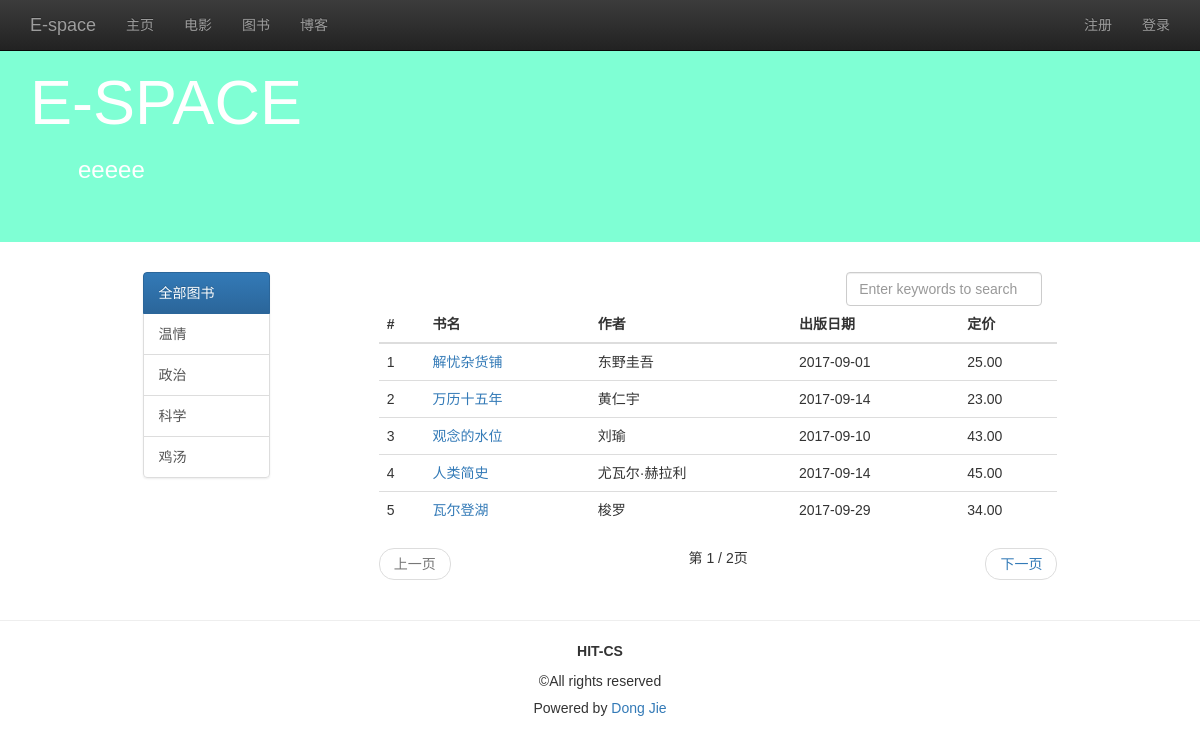
The page /books/ on the database its author committed.
### blog/models.py (models this page shows, shortened)
class Book(models.Model):
    name = models.CharField(max_length=128)
    price = models.FloatField()
    author = models.CharField(max_length=128)
    publish_date = models.DateField()
    category = models.CharField(max_length=128)
    class META:
        ordering = ['name']

### blog/views.py (the view)
# urls.py: url(r'^books/$', view_book_list, name='view_book_list'),
def view_book_list(request):
    user = request.user if request.user.is_authenticated() else None
    category_list = Book.objects.values_list('category', flat=True).distinct()
    query_category = request.GET.get('category', 'all')
    if (not query_category) or Book.objects.filter(category=query_category).count() is 0:
        query_category = 'all'
        book_list = Book.objects.all()
    else:
        book_list = Book.objects.filter(category=query_category)
    if request.method == 'POST':
        keyword = request.POST.get('keyword', '')
        book_list = Book.objects.filter(name__contains=keyword)
        query_category = 'all'
    paginator = Paginator(book_list, 5)
    page = request.GET.get('page')
    try:
        book_list = paginator.page(page)
    except PageNotAnInteger:
        book_list = paginator.page(1)
    except EmptyPage:
        book_list = paginator.page(paginator.num_pages)
    content = {
        'user': user,
        'active_menu': 'view_book',
        'category_list': category_list,
        'query_category': query_category,
        'book_list': book_list,
    }
    return render(request, 'view_book_list.html', content)

### template/view_book_list.html (shortened to what this page needs)
{% extends "blog_list.html" %}
{% load staticfiles %}
{% block content %}
    <div class="container">
        <div class="row">
            <div class="col-md-10 col-md-offset-1">
                <div class="col-md-2">
                    <div class="list-group">
                        <a href="{% url 'view_book_list' %}" class="list-group-item" id="id_category_all">
                            全部图书
                        </a>
                        {% for category in category_list %}
                            <a href="{% url 'view_book_list' %}?category={{ category }}" class="list-group-item"
                               id="id_category_{{ category }}">
                                {{ category }}
                            </a>
                        {% endfor %}
                    </div>
                </div>
                <div class="col-md-9 col-md-offset-1">
                    <div class="col-md-4 col-md-offset-8">
                        <form role="form" method="post" name="search_form">
                            <input type="search" class="form-control" name="keyword"
                                   placeholder="Enter keywords to search" id="id_search_input" onkeyup="key_up()"
                                   autofocus>
                        </form>
                    </div>
                    <table class="table table-hover">
                        <thead>
                        <tr>
                            <th>#</th>
                            <th>书名</th>
                            <th>作者</th>
                            <th>出版日期</th>
                            <th>定价</th>
                        </tr>
                        </thead>
                        <tbody>
                        {% for book in book_list %}
                            <tr>
                                <td>{{ forloop.counter }}</td>
                                <td><a href="{% url 'detail' %}?id={{ book.id }}">{{ book.name }}</a></td>
                                <td>{{ book.author }}</td>
                                <td>{{ book.publish_date|date:"Y-m-d" }}</td>
                                <td>{{ book.price|floatformat:2 }}</td>
                            </tr>
                        {% empty %}
                            <tr>
                                <td>暂无图书</td>
                            </tr>
                        {% endfor %}
                        </tbody>
                    </table>
                    <nav>
                        <ul class="pager">
                            {% if book_list.has_previous %}
                                <li class="previous"><a
                                        href="?typ={{ query_category }}&page={{ book_list.previous_page_number }}">上一页</a>
                                </li>
                            {% else %}
                                <li class="previous disabled"><a href="#">上一页</a></li>
                            {% endif %}
                            第 {{ book_list.number }} / {{ book_list.paginator.num_pages }}页
                            {% if book_list.has_next %}
                                <li class="next"><a
                                        href="?typ={{ query_category }}&page={{ book_list.next_page_number }}">下一页</a>
                                </li>
                            {% else %}
                                <li class="next disabled"><a href="#">下一页</a></li>
                            {% endif %}
                        </ul>
                    </nav>
                </div>
            </div>
        </div>
    </div>
{% endblock %}

### static/css/blog.css (style rules this page uses)
body { font-family: Verdana, sans-serif; }

### rows shown on the page
Book: name "解忧杂货铺", author "东野圭吾", publish_date "2017-09-01", price "25.00"
Book: name "万历十五年", author "黄仁宇", publish_date "2017-09-14", price "23.00"
Book: name "观念的水位", author "刘瑜", publish_date "2017-09-10", price "43.00"
Book: name "人类简史", author "尤瓦尔·赫拉利", publish_date "2017-09-14", price "45.00"
Book: name "瓦尔登湖", author "梭罗", publish_date "2017-09-29", price "34.00"

### other values the page prints
{{ category }} "温情" "政治" "科学" "鸡汤"
{{ book_list.number }} "1"
{{ book_list.paginator.num_pages }} "2"
